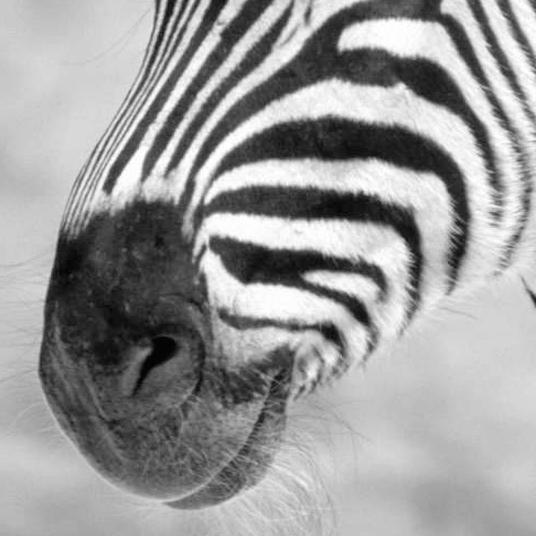
#> input picture 6. Filtrage spectral/zebre.jpg, 536 x 536 px
$ jupyter execute --allow-errors recouvrement_spectral.ipynb   (shell and % lines are left out)
#> lines starting #> are read from the running program, lines starting #| are printed output that depends on the picture
[cell 1]
# settings for display
from IPython.core.display import display, HTML
display(HTML("<style>.container { width:100% !important; }</style>"))

# turn off matplotlib figure axes, else we need to call axes('off') everytime
import matplotlib as mpl
import matplotlib.pyplot as plt
plt.set_cmap('gray')
#> (this line was passed over: IPython is not available in this run)
mpl.rc('axes.spines',top=False,bottom=False,left=False,right=False)
mpl.rc(('xtick','ytick'),color=(1,1,1,0))
mpl.rc('font', size=14)

import warnings
warnings.filterwarnings("ignore")

# import necessarry libs
from imageio import imread
import numpy as np
from scipy.signal import convolve2d as conv2
from skimage.color import rgb2gray
from skimage.transform import resize, rotate
from scipy.fftpack import fft2, fftshift, ifft2
from scipy.ndimage.filters import correlate, convolve

# define gaussian filter
def f_gauss(size, sigma):
    # gaussian filter
    x, y = np.mgrid[-size[0]//2 + 1:size[0]//2 + 1, -size[1]//2 + 1:size[1]//2 + 1]
    g = np.exp(-((x**2 + y**2)/(2.0*sigma**2)))
    return g/g.sum()

[cell 2]
# Démonstration du redimensionnement d'images
im = imread('zebre.jpg')
#> im is the input picture: shape (536, 536); min 0, max 255, mean 154.7
[r,c] = im.shape
#> r = 536; c = 536

[cell 3]
# Re-dimensionnement par échantillonnage
imEch = im[0::4, 0::4]
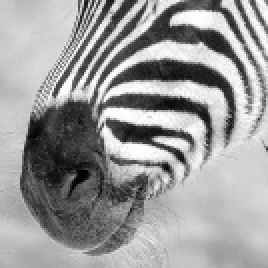
#> imEch: shape (134, 134) (shown 2 times larger); min 0, max 255, mean 154.7

# pour visualisation, remettons-la à sa taille initiale
imEch = resize(imEch, [r, c], anti_aliasing=False);
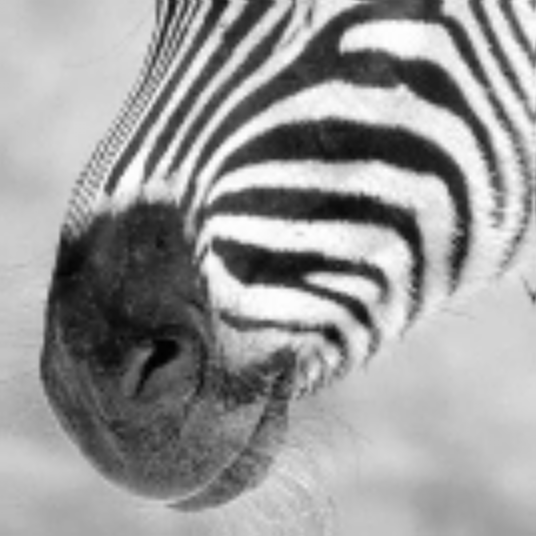
#> imEch: shape (536, 536) float64; min 0.00447, max 0.999, mean 0.607

#> (the rest of this cell did not finish here and is left out)

[cell 4]
# Re-dimensionnement par filtrage et échantillonnage
h = f_gauss([7, 7], 2);
imFilt = correlate(im, h, mode='mirror');
imFilt = imFilt[0::4, 0::4];
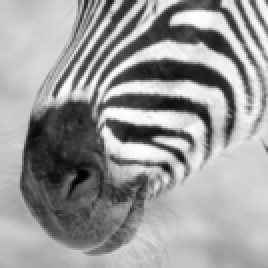
#> imFilt: shape (134, 134) (shown 2 times larger); min 3, max 253, mean 154.2

# pour visualisation, remettons-la à sa taille initiale
imFilt = resize(imFilt, [r, c], anti_aliasing=False);
#> imFilt: shape (536, 536) float64

#> (the rest of this cell did not finish here and is left out)
